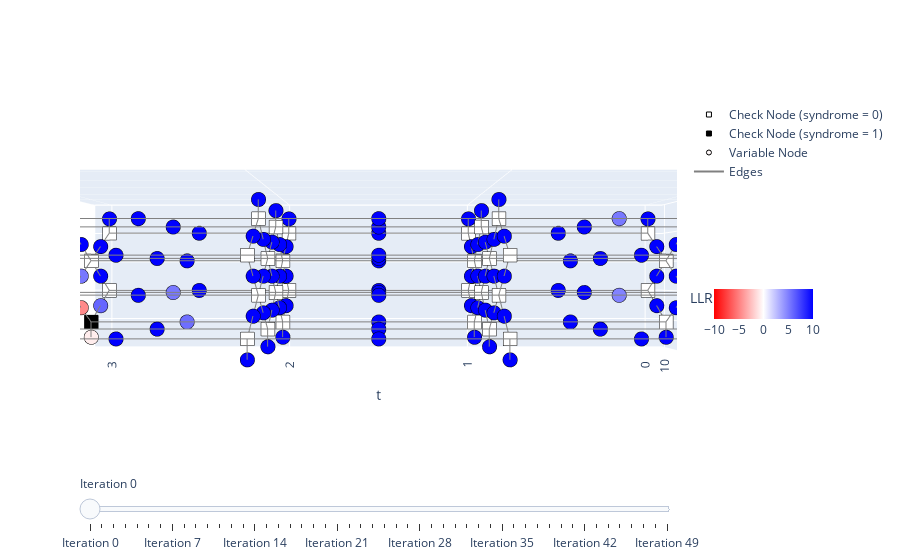

Notebook code for this chart:
### Code cell
ehat = bp_decoder.decode(syndrome, record_llr_history=True)
llr_history = bp_decoder.get_llr_history()

print("Number of iterations: ", llr_history.shape[0])
print("Has the decoder matched the syndrome? ", np.all(syndrome == (expmt.chkmat @ ehat) % 2))
print("Has the decoder correctly predicted the logical observable? ", np.all(observable == (expmt.obsmat @ ehat) % 2))

visualize_bp_decoding_process(expmt.chkmat, expmt.detector_coords, expmt.error_coords, syndrome, llr_history, zaxis_stretch=4)
